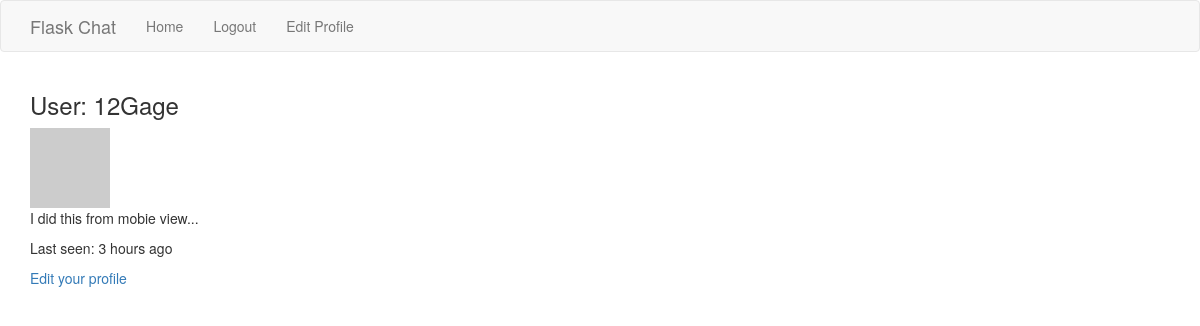
/user/12Gage (signed in), run on an earlier commit of the app's database.
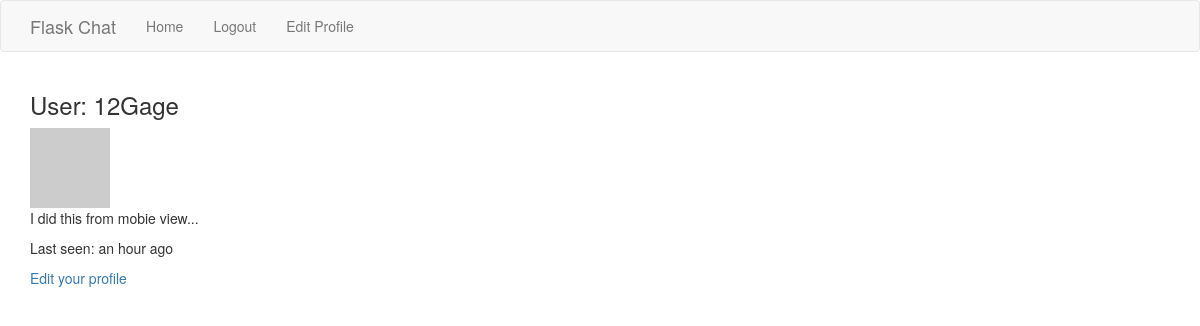
And on a later commit of the database.
### app/models.py (models this page shows, shortened)
class User(UserMixin, db.Model):
    __tablename__ = 'user'
    id = db.Column(db.Integer, primary_key=True)
    email = db.Column(db.String(150), unique=True)
    username = db.Column(db.String(150), unique=True)
    password_hash = db.Column(db.String(150))
    messages = db.relationship('Message', backref='user', lazy='dynamic')
    rooms = db.relationship('Room',
                            secondary=user_room,
                            backref=db.backref('user', lazy='dynamic'),
                            lazy='dynamic')
    about_me = db.Column(db.String(140))
    last_seen = db.Column(db.DateTime, default=datetime.utcnow)
    def avatar(self, size):
        digest = md5(self.email.lower().encode('utf-8')).hexdigest()
        return 'https://www.gravatar.com/avatar/{}?d=identicon&s={}'.format(digest, size)
    @login.user_loader
    def load_user(id):
        return User.query.get(int(id))

### app/main/routes.py (the view)
@bp.route('/user/<username>')
@login_required
def user(username):
    user = User.query.filter_by(username=username).first_or_404()
    return render_template('user.html', user=user)

### app/main/routes.py (called while the page is built)
@bp.before_request
def before_request():
    if current_user.is_authenticated:
        current_user.last_seen = datetime.utcnow()
        db.session.commit()

### app/templates/user.html (shortened to what this page needs)
{% extends "base.html" %}
{% block app_content %}
<div class="h3 p-3">User: {{ user.username }}</div>
<img src="{{ user.avatar(128) }}">
<div class="p-3">
    {% if user.about_me %}<p>{{ user.about_me }}</p>{% endif %}
    {% if user.last_seen %}
    <p>Last seen: {{ moment(user.last_seen).fromNow() }}
    {% endif %}
</div>
{% if user == current_user %}
<p><a href="{{ url_for('main.edit_profile') }}">Edit your profile</a></p>
{% endif %}
{% endblock %}

### app/templates/base.html (shortened to what this page needs)
{% extends 'bootstrap/base.html' %}
{% block navbar %}
<nav class="navbar navbar-default">
    <div class="container">
        <div class="navbar-header">
            <a class="navbar-brand" href="{{ url_for('main.index') }}">Flask Chat</a>
        </div>
        <div class="collapse navbar-collapse" id="navbarNav">
            <ul class="nav navbar-nav">
                {% if current_user.is_anonymous %}
                <li><a class="nav-link" href="{{ url_for('auth.login') }}">Login</a></li>
                <li><a class="nav-link" href="{{ url_for('auth.sign_up') }}">Sign Up</a></li>
                {% else %}
                <li><a class="nav-link" href="{{ url_for('main.index') }}">Home</a></li>
                <li><a class="nav-link" href="{{ url_for('auth.logout') }}">Logout</a></li>
                <li><a class="nav-link" href="{{ url_for('main.edit_profile') }}">Edit Profile</a></li>
                {% endif %}
            </ul>
        </div>
    </div>
</nav>
{% endblock %}
{% block content %}
<div class ="container">
    {% block app_content %}{% endblock %}
</div>
{% endblock %}

What changed in the data, as far as the page shows it:
changed User "12Gage": last_seen "3 hours ago" → "an hour ago"
